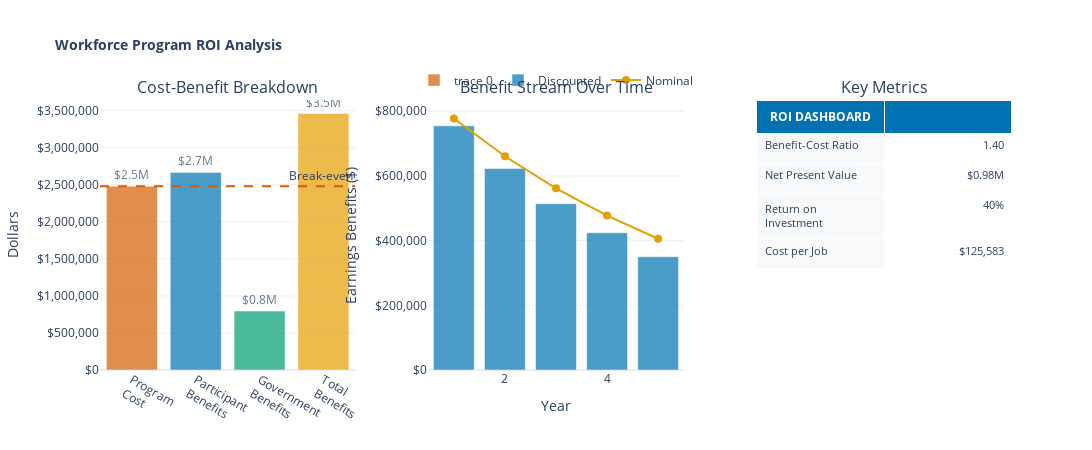

Notebook cell for this chart:
### Code cell
# =============================================================================
# Visualize ROI Results (Interactive Plotly)
# =============================================================================

fig = make_subplots(
    rows=1, cols=3,
    subplot_titles=('Cost-Benefit Breakdown', 'Benefit Stream Over Time', 'Key Metrics'),
    specs=[[{"type": "bar"}, {"type": "scatter"}, {"type": "table"}]],
    horizontal_spacing=0.08
)

# 1. Cost vs Benefits breakdown
categories = ['Program<br>Cost', 'Participant<br>Benefits', 'Government<br>Benefits', 'Total<br>Benefits']
values = [total_program_cost, participant_benefits['total_npv'], total_govt_benefits, total_benefits]
bar_colors = ['#D55E00', '#0072B2', '#009E73', '#E69F00']

fig.add_trace(
    go.Bar(x=categories, y=values, marker_color=bar_colors, opacity=0.7,
           text=[f'${v/1e6:.1f}M' for v in values], textposition='outside'),
    row=1, col=1
)
fig.add_hline(y=total_program_cost, line_dash='dash', line_color='#D55E00', row=1, col=1,
              annotation_text='Break-even')

# 2. Benefits over time (bar + line overlay)
years = list(range(1, 6))
fig.add_trace(
    go.Bar(x=years, y=participant_benefits['discounted_benefits'], name='Discounted',
           marker_color='#0072B2', opacity=0.7),
    row=1, col=2
)
fig.add_trace(
    go.Scatter(x=years, y=participant_benefits['annual_benefits'], name='Nominal',
               mode='lines+markers', line=dict(color='#E69F00', width=2),
               marker=dict(size=8)),
    row=1, col=2
)

# 3. ROI metrics as table
fig.add_trace(
    go.Table(
        header=dict(values=['<b>ROI DASHBOARD</b>', ''],
                    fill_color='#0072B2', font=dict(color='white', size=12),
                    align='center'),
        cells=dict(values=[
            ['Benefit-Cost Ratio', 'Net Present Value', 'Return on Investment', 'Cost per Job'],
            [f'{bcr:.2f}', f'${npv/1e6:.2f}M', f'{roi:.0f}%', f'${cost_per_job:,.0f}']
        ], fill_color=['#f8f9fa', '#ffffff'], align=['left', 'right'],
           font=dict(size=11), height=30)
    ),
    row=1, col=3
)

fig.update_layout(
    title=dict(text='<b>Workforce Program ROI Analysis</b>', font=dict(size=14)),
    height=450, width=1100,
    showlegend=True,
    legend=dict(orientation='h', yanchor='bottom', y=1.02, xanchor='center', x=0.5),
    template='plotly_white'
)

fig.update_yaxes(title_text='Dollars', tickformat='$,.0f', row=1, col=1)
fig.update_yaxes(title_text='Earnings Benefits ($)', tickformat='$,.0f', row=1, col=2)
fig.update_xaxes(title_text='Year', row=1, col=2)

fig.show()

### Figure 1 — Plotly figure (JSON) as saved in the notebook; plotly's stock layout.template omitted (floating-point values rounded to 4 significant figures)
{"data": [{"marker": {"color": ["#D55E00", "#0072B2", "#009E73", "#E69F00"]}, "opacity": 0.7, "text": ["$2.5M", "$2.7M", "$0.8M", "$3.5M"], "textposition": "outside", "type": "bar", "x": ["Program<br>Cost", "Participant<br>Benefits", "Government<br>Benefits", "Total<br>Benefits"], "xaxis": "x", "y": [2481100, 2667000.0, 795100.0, 3462000.0], "yaxis": "y"}, {"marker": {"color": "#0072B2"}, "name": "Discounted", "opacity": 0.7, "type": "bar", "x": [1, 2, 3, 4, 5], "xaxis": "x2", "y": [754900.0, 623000.0, 514100.0, 424300.0, 350100.0], "yaxis": "y2"}, {"line": {"color": "#E69F00", "width": 2}, "marker": {"size": 8}, "mode": "lines+markers", "name": "Nominal", "type": "scatter", "x": [1, 2, 3, 4, 5], "xaxis": "x2", "y": [777600.0, 661000.0, 561800.0, 477500.0, 405900.0], "yaxis": "y2"}, {"cells": {"align": ["left", "right"], "fill": {"color": ["#f8f9fa", "#ffffff"]}, "font": {"size": 11}, "height": 30, "values": [["Benefit-Cost Ratio", "Net Present Value", "Return on Investment", "Cost per Job"], ["1.40", "$0.98M", "40%", "$125,583"]]}, "domain": {"x": [0.72, 1], "y": [0, 1]}, "header": {"align": "center", "fill": {"color": "#0072B2"}, "font": {"color": "white", "size": 12}, "values": ["<b>ROI DASHBOARD</b>", ""]}, "type": "table"}], "layout": {"annotations": [{"font": {"size": 16}, "showarrow": false, "text": "Cost-Benefit Breakdown", "x": 0.14, "xanchor": "center", "xref": "paper", "y": 1, "yanchor": "bottom", "yref": "paper"}, {"font": {"size": 16}, "showarrow": false, "text": "Benefit Stream Over Time", "x": 0.5, "xanchor": "center", "xref": "paper", "y": 1, "yanchor": "bottom", "yref": "paper"}, {"font": {"size": 16}, "showarrow": false, "text": "Key Metrics", "x": 0.86, "xanchor": "center", "xref": "paper", "y": 1, "yanchor": "bottom", "yref": "paper"}, {"showarrow": false, "text": "Break-even", "x": 1, "xanchor": "right", "xref": "x domain", "y": 2481100, "yanchor": "bottom", "yref": "y"}], "height": 450, "legend": {"orientation": "h", "x": 0.5, "xanchor": "center", "y": 1.02, "yanchor": "bottom"}, "shapes": [{"line": {"color": "#D55E00", "dash": "dash"}, "type": "line", "x0": 0, "x1": 1, "xref": "x domain", "y0": 2481100, "y1": 2481100, "yref": "y"}], "showlegend": true, "title": {"font": {"size": 14}, "text": "<b>Workforce Program ROI Analysis</b>"}, "width": 1100, "xaxis": {"anchor": "y", "domain": [0, 0.28]}, "xaxis2": {"anchor": "y2", "domain": [0.36, 0.64], "title": {"text": "Year"}}, "yaxis": {"anchor": "x", "domain": [0, 1], "tickformat": "$,.0f", "title": {"text": "Dollars"}}, "yaxis2": {"anchor": "x2", "domain": [0, 1], "tickformat": "$,.0f", "title": {"text": "Earnings Benefits ($)"}}}}
